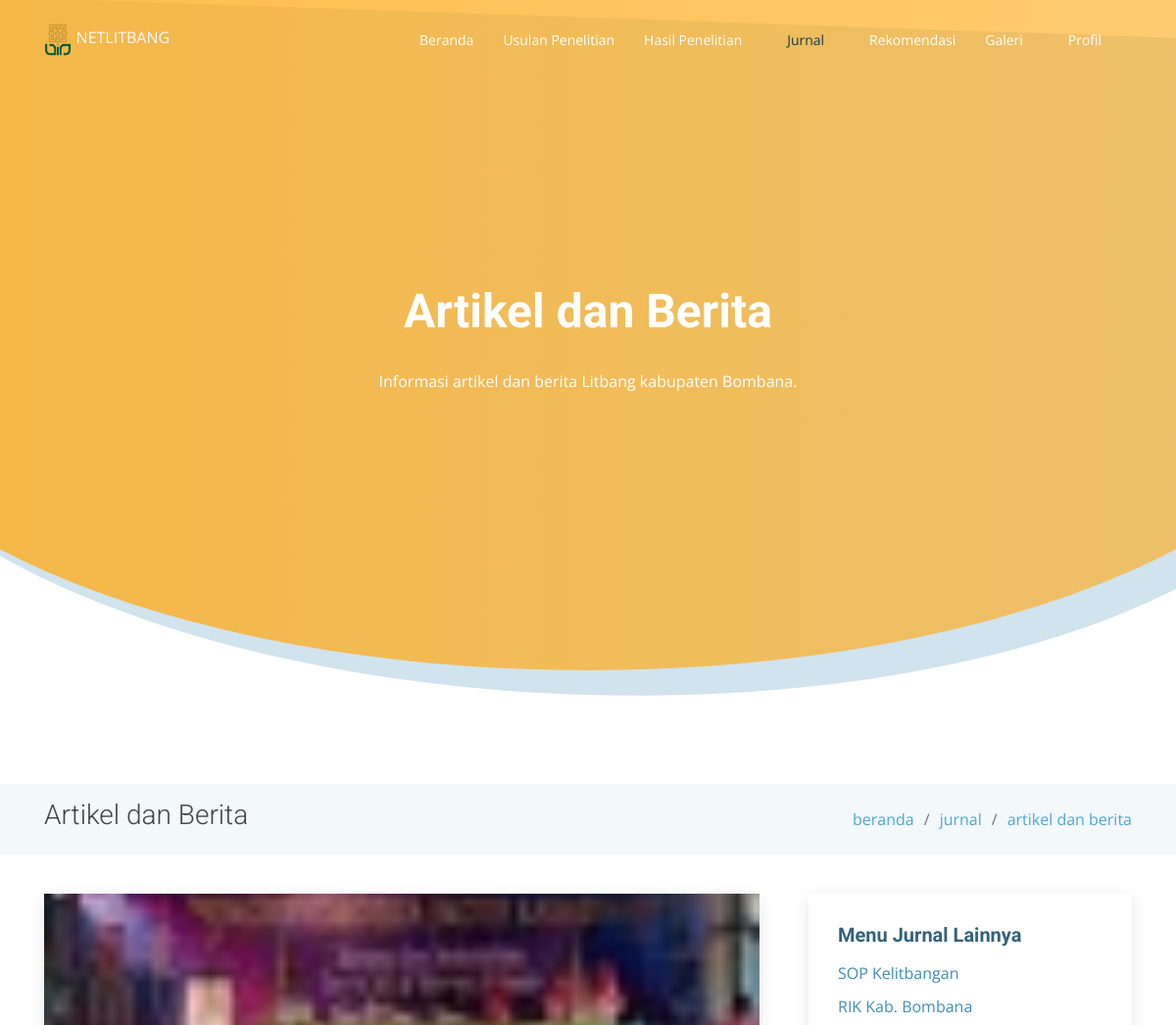
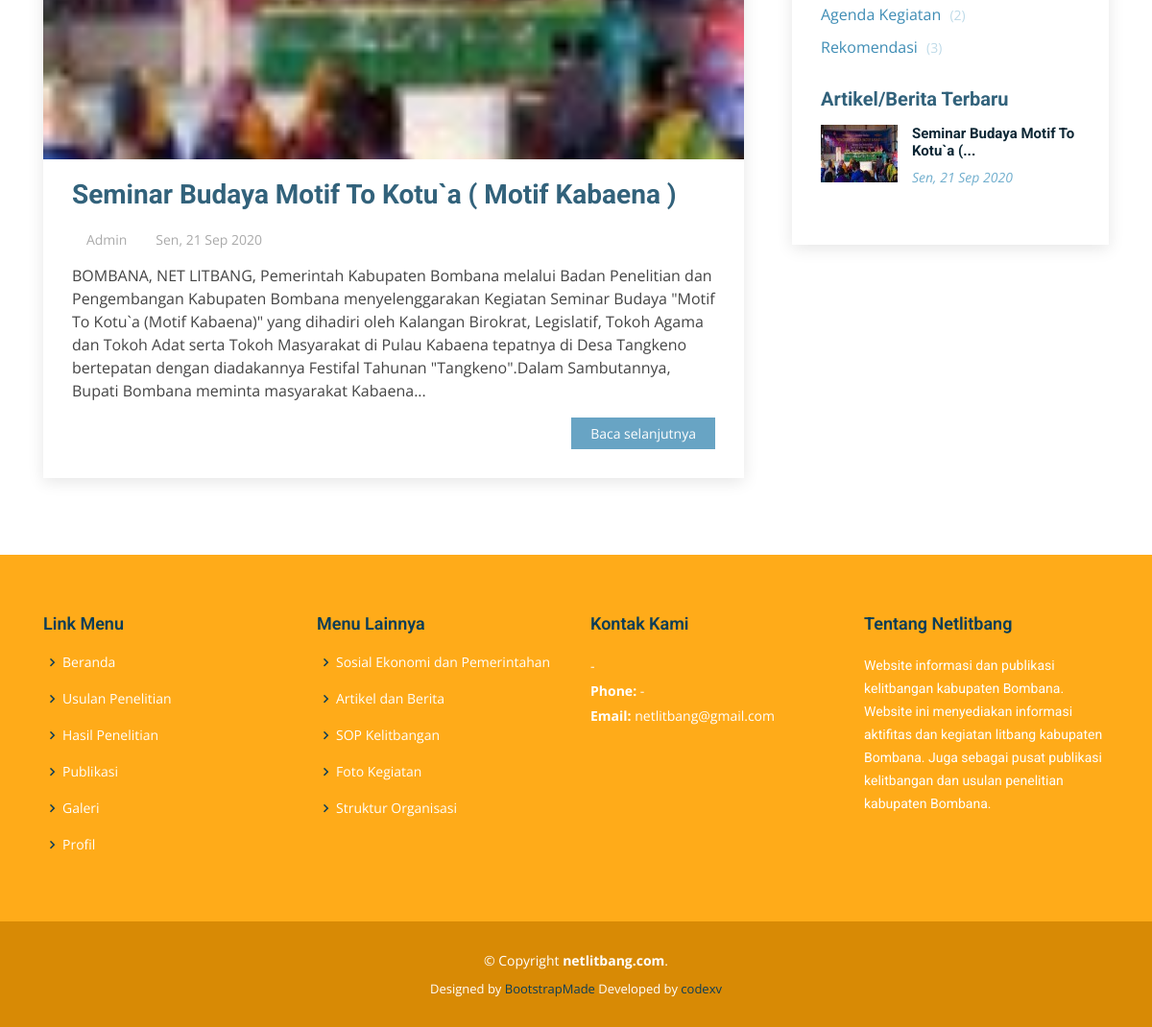
/journal/artikel-berita, run on the app's committed database (2 pictures, top to bottom).
### tables this page shows
CREATE TABLE `articles` (
  `id` int(11) NOT NULL,
  `title` varchar(250) DEFAULT NULL,
  `content` text NOT NULL,
  `file` varchar(55) DEFAULT NULL,
  `start_date` date DEFAULT NULL,
  `end_date` date DEFAULT NULL,
  `type` enum('sop-kelitbangan','rik-bombana','agenda-kegiatan','rekomendasi','artikel-berita','sosial-pemerintahan','ekonomi-pembangunan','inovasi-pelayanan-publik','definisi','regulasi','kontak-kami','struktur-organisasi','gambar','foto-kegiatan','video') NOT NULL,
  `slug` varchar(250) DEFAULT NULL,
  `created_at` timestamp NOT NULL DEFAULT current_timestamp(),
  `created_by` int(11) NOT NULL,
  `updated_at` timestamp NULL DEFAULT NULL,
  `updated_by` int(11) DEFAULT NULL
);

### application/controllers/Journal.php (called while the page is built, shortened)
<?php
class Journal extends CI_Controller {
	public function __construct() {
		$this->load->model('Journal_model');
	}
	public function index($content = 'sop-kelitbangan')
	{
		$data					= $this->__getContentData($content, 'index');
		$data['new_articles']	= $this->Journal_model->getNewArticle();
		$this->load->view('templates/header');
		$this->load->view('templates/head-content', $data);
		$this->load->view('pages/journal/'.$content);
		$this->load->view('templates/footer');
	}
	protected function __getContentData($content, $function = 'index', $slug = NULL) {
		if($function == 'index') {
			if($content == 'sop-kelitbangan') {
				$data				= $this->__getPagination($content, 'articles');
				$data['head'] 		= 'SOP Kelitbangan';
				$data['content']	= 'Informasi SOP Kelitbangan kabupaten Bombana.';
				$data['title']		= 'SOP Kelitbangan';
				$data['link_map']	= [
					[
						'title'	=> 'beranda',
						'slug'	=> base_url()
					],
					[
						'title'	=> 'jurnal',
						'slug'	=> NULL
					],
					[
						'title'	=> 'sop kelitbangan',
						'slug'	=> NULL
					],
				];
				$data['side_submenu']	= [
					[
						'title'	=> 'RIK Kab. Bombana',
						'slug'	=> base_url('journal/rik-bombana'),
						'total'	=> NULL
					],
					[
						'title'	=> 'Agenda Kegiatan',
						'slug'	=> base_url('journal/agenda-kegiatan'),
						'total' => $this->Journal_model->getTotalData('agenda-kegiatan', 'articles')
					],
					[
						'title'	=> 'Rekomendasi',
						'slug'	=> base_url('journal/rekomendasi'),
						'total'	=> NULL
					],
					[
						'title'	=> 'Artikel dan Berita',
						'slug'	=> base_url('journal/artikel-berita'),
						'total' => $this->Journal_model->getTotalData('artikel-berita', 'articles')
					]
				];
				return $data;
			}else if($content == 'artikel-berita') {
				$data				= $this->__getPagination($content, 'articles');
				$data['head'] 			= 'Artikel dan Berita';
				$data['content']		= 'Informasi artikel dan berita Litbang kabupaten Bombana.';
				$data['title']			= 'Artikel dan Berita';
				$data['link_map']	= [
					[
						'title'	=> 'beranda',
						'slug'	=> base_url()
					],
					[
						'title'	=> 'jurnal',
						'slug'	=> NULL
					],
					[
						'title'	=> 'artikel dan berita',
						'slug'	=> NULL
					],
				];
				$data['side_submenu']	= [
					[
						'title'	=> 'SOP Kelitbangan',
						'slug'	=> base_url('journal/sop-kelitbangan'),
						'total'	=> NULL
					],
					[
						'title'	=> 'RIK Kab. Bombana',
						'slug'	=> base_url('journal/rik-bombana'),
						'total' => NULL
					],
					[
						'title'	=> 'Agenda Kegiatan',
						'slug'	=> base_url('journal/agenda-kegiatan'),
						'total'	=> $this->Journal_model->getTotalData('agenda-kegiatan', 'articles')
					],
					[
						'title'	=> 'Rekomendasi',
						'slug'	=> base_url('journal/rekomendasi'),
						'total' => $this->Journal_model->getTotalData('rekomendasi', 'articles')
					]
				];
				return $data;
			}
		}else if($function == 'detail') {
			if($content == 'agenda-kegiatan') {
				$data['results']	= $this->Journal_model->getDetailData('articles', $slug);
				$data['head'] 		= 'Agenda Kegiatan';
				$data['content']	= 'Informasi tentang agenda kegiatan Litbang kabupaten Bombana.';
				$data['title']		= 'Agenda Kegiatan';
				$data['link_map']	= [
					[
						'title'	=> 'beranda',
						'slug'	=> base_url()
					],
					[
						'title'	=> 'jurnal',
						'slug'	=> NULL
					],
					[
						'title'	=> 'agenda kegiatan',
						'slug'	=> base_url('journal/agenda-kegiatan')
					],
					[
						'title'	=> 'detail agenda kegiatan',
						'slug'	=> NULL
					],
				];
				$data['side_submenu']	= [
					[
						'title'	=> 'SOP Kelitbangan',
						'slug'	=> base_url('journal/sop-kelitbangan'),
						'total'	=> NULL
					],
					[
						'title'	=> 'RIK Kab. Bombana',
						'slug'	=> base_url('journal/rik-bombana'),
						'total' => NULL
					],
					[
						'title'	=> 'Rekomendasi',
						'slug'	=> base_url('journal/rekomendasi'),
						'total'	=> NULL
					],
					[
						'title'	=> 'Artikel dan Berita',
						'slug'	=> base_url('journal/artikel-berita'),
						'total' => $this->Journal_model->getTotalData('artikel-berita', 'articles')
					]
				];
				return $data;
			}else if($content == 'rekomendasi') {
				$data['results']	= $this->Journal_model->getDetailData('articles', $slug);
				$data['head'] 			= 'Rekomendasi';
				$data['content']		= 'Daftar rekomendasi jurnal Litbang kabupaten Bombana.';
				$data['title']			= 'Rekomendasi Jurnal Litbang Kabupaten Bombana';
				$data['link_map']	= [
					[
						'title'	=> 'beranda',
						'slug'	=> base_url()
					],
					[
						'title'	=> 'jurnal',
						'slug'	=> NULL
					],
					[
						'title'	=> 'rekomendasi',
						'slug'	=> base_url('journal/rekomendasi')
					],
					[
						'title'	=> 'detail rekomendasi',
						'slug'	=> NULL
					],
				];
				$data['side_submenu']	= [
					[
						'title'	=> 'SOP Kelitbangan',
						'slug'	=> base_url('journal/sop-kelitbangan'),
						'total'	=> NULL
					],
					[
						'title'	=> 'RIK Kab. Bombana',
						'slug'	=> base_url('journal/rik-bombana'),
						'total' => NULL
					],
					[
						'title'	=> 'Agenda Kegiatan',
						'slug'	=> base_url('journal/agenda-kegiatan'),
						'total'	=> $this->Journal_model->getTotalData('agenda-kegiatan', 'articles')
					],
					[
						'title'	=> 'Artikel dan Berita',
						'slug'	=> base_url('journal/artikel-berita'),
						'total' => $this->Journal_model->getTotalData('artikel-berita', 'articles')
					]
				];
				return $data;
			}else if($content == 'artikel-berita') {
				$data['results']	= $this->Journal_model->getDetailData('articles', $slug);
				$data['head'] 			= 'Artikel dan Berita';
				$data['content']		= 'Informasi artikel dan berita Litbang kabupaten Bombana.';
				$data['title']			= 'Artikel dan Berita';
				$data['link_map']	= [
					[
						'title'	=> 'beranda',
						'slug'	=> base_url()
					],
					[
						'title'	=> 'jurnal',
						'slug'	=> NULL
					],
					[
						'title'	=> 'artikel dan berita',
						'slug'	=> base_url('journal/artikel-berita')
					],
					[
						'title'	=> 'detail artikel dan berita',
						'slug'	=> NULL
					],
				];
				$data['side_submenu']	= [
					[
						'title'	=> 'SOP Kelitbangan',
						'slug'	=> base_url('journal/sop-kelitbangan'),
						'total'	=> NULL
					],
					[
						'title'	=> 'RIK Kab. Bombana',
						'slug'	=> base_url('journal/rik-bombana'),
						'total' => NULL
					],
					[
						'title'	=> 'Agenda Kegiatan',
						'slug'	=> base_url('journal/agenda-kegiatan'),
						'total'	=> $this->Journal_model->getTotalData('agenda-kegiatan', 'articles')
					],
					[
						'title'	=> 'Rekomendasi',
						'slug'	=> base_url('journal/rekomendasi'),
						'total' => $this->Journal_model->getTotalData('rekomendasi', 'articles')
					]
				];
				return $data;
			}
		}
	}
	protected function __getPagination($content, $table, $per_page = 10) {
		$config['base_url'] 	= base_url('journal/').$content;
		$config['total_rows'] 	= $this->Journal_model->getTotalData($content, $table);
		$config['per_page'] 	= $per_page;
		$config["uri_segment"] 	= 3;
		$choice 				= $config["total_rows"] / $config["per_page"];
		$config["num_links"] 	= floor($choice);
		$config['first_link']       = 'First';
		$config['last_link']        = 'Last';
		$config['next_link']        = '<i class="icofont-rounded-right"></i>';
		$config['prev_link']        = '<i class="icofont-rounded-left"></i>';
		$config['full_tag_open']    = '<ul class="justify-content-center">';
		$config['full_tag_close']   = '</ul>';
		$config['num_tag_open']     = '<li>';
		$config['num_tag_close']    = '</li>';
		$config['cur_tag_open']     = '<li class="active"><a href="#">';
		$config['cur_tag_close']    = '</a></li>';
		$config['next_tag_open']    = '<li>';
		$config['next_tagl_close']  = '</li>';
		$config['prev_tag_open']    = '<li>';
		$config['prev_tagl_close']  = '</li>';
		$config['first_tag_open']   = '<li>';
		$config['first_tagl_close'] = '</li>';
		$config['last_tag_open']    = '<li>';
		$config['last_tagl_close']  = '</li>';
		$this->pagination->initialize($config);
		$data['page'] 				= ($this->uri->segment(3)) ? $this->uri->segment(3) : 0;
		$data['results'] 			= $this->Journal_model->getContentData($content, $table, $config["per_page"], $data['page']);
		$data['pagination'] 		= $this->pagination->create_links();
		return $data;
	}
}

### index.php (called while the page is built, shortened)
<?php
require_once BASEPATH.'core/CodeIgniter.php';

### application/models/Journal_model.php (called while the page is built, shortened)
<?php
class Journal_model extends CI_Model{
    public function getContentData($type, $table, $limit, $start){
                      $this->db->limit($limit, $start);
                      $this->db->order_by('created_at', 'DESC');
        $results    = $this->db->get_where($table, ['type' => $type])->result_array();
        return $results;
    }
    public function getNewArticle(){
                      $this->db->limit(3);
                      $this->db->order_by('created_at', 'DESC');
        $results    = $this->db->get_where('articles', ['type' => 'artikel-berita'])->result_array();
        return $results;
    }
}

### application/helpers/rmy_helper.php (called while the page is built, shortened)
<?php defined('BASEPATH') OR exit('No direct script access allowed');
if (! function_exists('_limitText($string, $limit = 100)'))
{
	function _limitText($string, $limit = 100) {
        $string = strip_tags($string);
        if (strlen($string) > $limit) {
            $stringCut = substr($string, 0, $limit);
            $endPoint = strrpos($stringCut, ' ');
            $string = $endPoint? substr($stringCut, 0, $endPoint) : substr($stringCut, 0);
            $string .= '...';
        }
        return $string;
    }
}
if (! function_exists('_dateShortID($date)'))
{
	function _dateShortID($date){
        $bulan = array(
            'Jan',
            'Feb',
            'Mar',
            'Apr',
            'Mei',
            'Jun',
            'Jul',
            'Agu',
            'Sep',
            'Okt',
            'Nov',
            'Des'
        );
        $hari = array(
            'Monday' => 'Sen',
            'Tuesday' => 'Sel',
            'Wednesday' => 'Rab',
            'Thursday' => 'Kam',
            'Friday' => 'Jum',
            'Saturday' => 'Sab',
            'Sunday' => 'Min'
        );
        $split = explode(' ', $date);
        $split = explode('-', $split[0]);
        $indexHari = date('l', strtotime($date));
        return $hari[$indexHari].', '.$split[2].' '.$bulan[$split[1]-1].' '.$split[0];
    }
}

### application/views/pages/journal/artikel-berita.php (the view, shortened to what this page needs)
<main id="main">
    <section class="breadcrumbs">
        <div class="container">
            <div class="d-flex justify-content-between align-items-center">
            <h2><?=$title?></h2>
            <ol>
                <?php
                    foreach($link_map as $link) {
                ?>
                <li><a href="<?=$link['slug']?>"><?=$link['title']?></a></li>
                <?php
                    }
                ?>
            </ol>
            </div>
        </div>
    </section>
    <section class="blog" data-aos="fade-up" data-aos-easing="ease-in-out" data-aos-duration="500">
        <div class="container">
            <div class="row">
                <div class="col-lg-8 entries">
                    <?php
                        if(!empty($results)) {
                            foreach($results as $value) {
                    ?>
                    <article class="entry">
                        <div class="entry-img">
                            <img src="<?=base_url('uploads/images/smalls/').$value['file']?>" alt="Gambar" style="width:100%; height:300px; object-fit:cover;" class="img-fluid">
                        </div>
                        <h2 class="entry-title">
                            <a href="<?=base_url('journal/detail/artikel-berita/').$value['slug']?>"><?=_limitText($value['title'], 170)?></a>
                        </h2>
                        <div class="entry-meta">
                            <ul>
                                <li class="d-flex align-items-center">
                                    <i class="icofont-user"></i>
                                    <a href="#">Admin</a>
                                </li>
                                <li class="d-flex align-items-center">
                                    <i class="icofont-wall-clock"></i>
                                    <a href="#"><time datetime="2020-01-01"><?=_dateShortID($value['created_at'])?></time></a>
                                </li>
                            </ul>
                        </div>
                        <div class="entry-content">
                            <p><?=_limitText($value['content'], 450)?></p>
                            <div class="read-more">
                                <a href="<?=base_url('journal/detail/artikel-berita/').$value['slug']?>">Baca selanjutnya</a>
                            </div>
                        </div>
                    </article>
                    <?php
                            }
                        }else {
                    ?>
                        <h3 class="text-center mt-3">Data Kosong.</h3>
                    <?php
                        }
                    ?>
                </div>
                <div class="col-lg-4">
                    <div class="sidebar">
                    <h3 class="sidebar-title">Menu Jurnal Lainnya</h3>
                    <div class="sidebar-item categories">
                        <ul>
                            <?php
                                foreach($side_submenu as $submenu) {
                            ?>
                            <li><a href="<?=$submenu['slug']?>"><?=$submenu['title']?> <?=!empty($submenu['total']) ? '<span>('.$submenu['total'].')</span>' : '' ?></a></li>
                            <?php
                                }
                            ?>
                        </ul>
                    </div>
                    <h3 class="sidebar-title">Artikel/Berita Terbaru</h3>
                    <div class="sidebar-item recent-posts">
                        <?php
                            if(!empty($new_articles)) {
                                foreach($new_articles as $value) {
                        ?>
                        <div class="post-item clearfix">
                            <img src="<?=base_url('uploads/images/thumbs/').$value['file']?>" alt="gambar">
                            <h4><a href="<?=base_url('journal/detail/artikel-berita/').$value['slug']?>"><?=_limitText($value['title'],35)?></a></h4>
                            <time datetime="<?=date('Y-m-d')?>"><?=_dateShortID($value['created_at'])?></time>
                        </div>
                        <?php
                                }
                            }else {
                        ?>
                        <h3>Tidak ada berita.</h3>
                        <?php
                            }
                        ?>
                    </div>
                    </div>
                </div>
            </div>
        </div>
    </section>
</main>

### data on the page
articles: file (picture), title "Seminar Budaya Motif To Kotu`a ( Motif Kabaena )", created_at "Sen, 21 Sep 2020", content "BOMBANA, NET LITBANG, Pemerintah Kabupaten Bombana melalui Badan Penelitian dan Pengembangan Kabupaten Bombana menyelenggarakan Kegiatan Seminar Budaya \"Motif To Kotu`a (Motif Kabaena)\" yang dihadiri oleh Kalangan Birokrat, Legislatif, Tokoh Agama dan Tokoh Adat serta Tokoh Masyarakat di Pulau Kabaena tepatnya di Desa Tangkeno bertepatan dengan diadakannya Festifal Tahunan \"Tangkeno\".Dalam Sambutannya, Bupati Bombana meminta masyarakat Kabaena...", title "Seminar Budaya Motif To Kotu`a (..."

### other printed values
$head "Artikel dan Berita"
$content "Informasi artikel dan berita Litbang kabupaten Bombana."
$title "Artikel dan Berita"
$link['title'] "beranda"
$link['title'] "jurnal"
$link['title'] "artikel dan berita"
$submenu['title'] "SOP Kelitbangan"
$submenu['title'] "RIK Kab. Bombana"
$submenu['title'] "Agenda Kegiatan"
$submenu['total'] "2"
$submenu['title'] "Rekomendasi"
$submenu['total'] "3"
